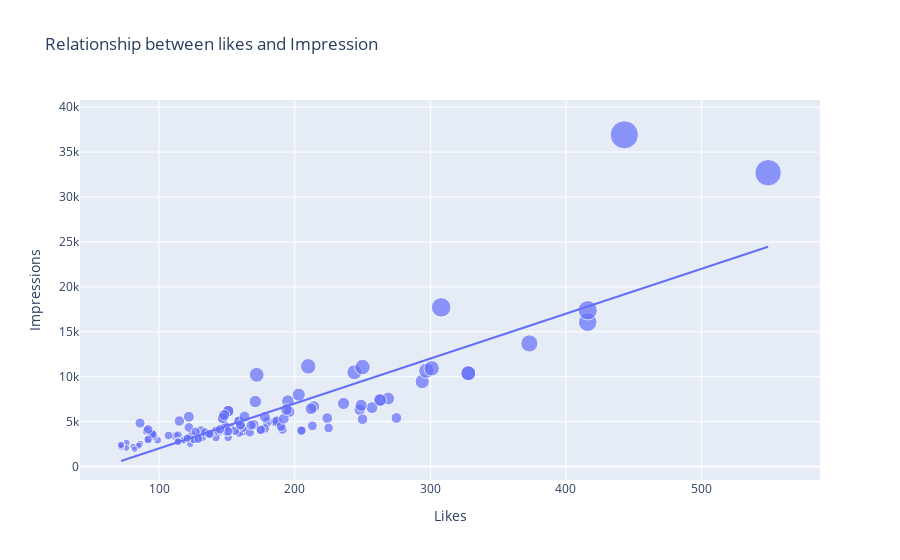

The notebook cell this image was saved under:
### Code cell
figure = px.scatter(data_frame=data,x='Likes',y='Impressions',size='Impressions',trendline="ols",title="Relationship between likes and Impression")
figure.show()
